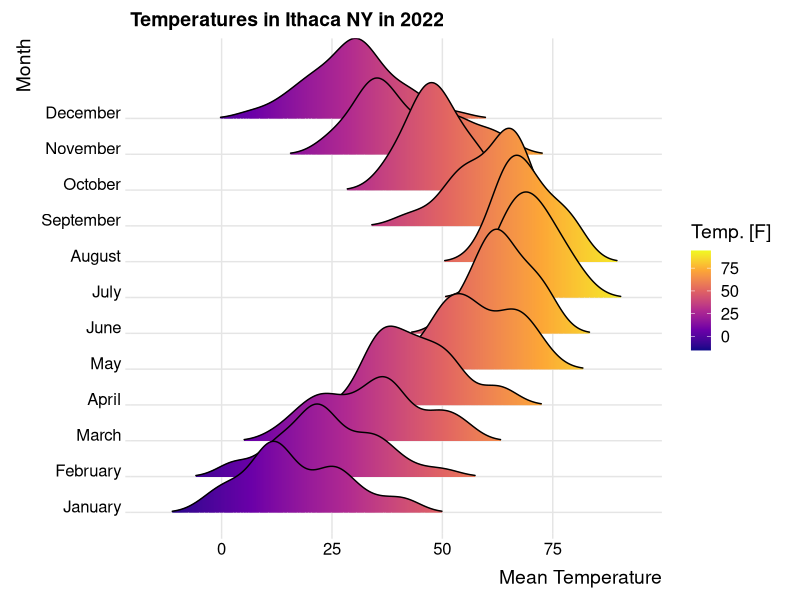
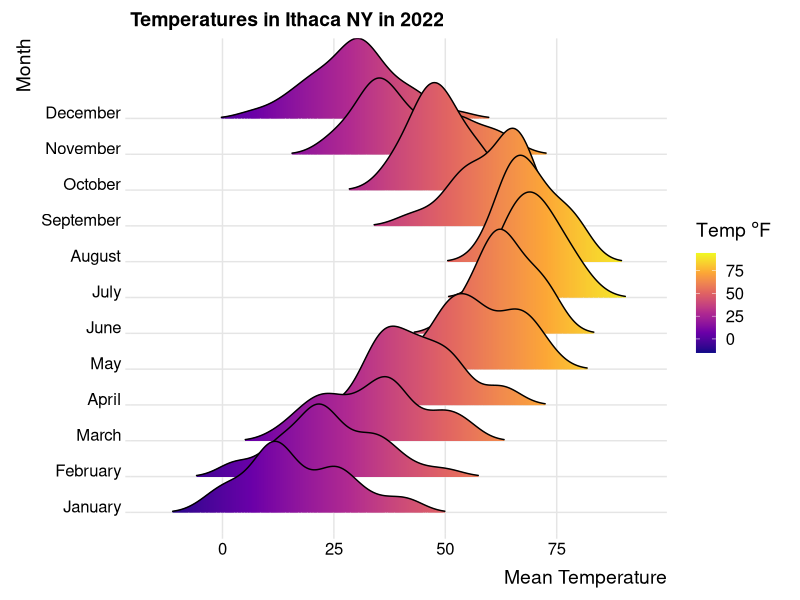

These figures' R source, in order:
library(tidyverse)
library(ggridges)

# idea and plotting code shamelessly borrowed from:
# https://cran.r-project.org/web/packages/ggridges/vignettes/introduction.html

ith_22 <- read_csv("./input_data/weather_data/2022_daily_temps.csv")

head(ith_22)


ith_22 |> 
  distinct(STATION)
# we have four stations

ith_22 |> 
  group_by(STATION) |> 
  summarize(sum(is.na(TMIN)), sum(is.na(TMAX)))

# only the last station has no missing data (I think this is Cornell, but maybe the airport)

# choose it to keep things simple

# filter it and calculate mean temp

ith_weather <- ith_22 |> 
  filter(STATION == "USC00304174") |> 
  transmute(
    STATION, 
    DATE, 
    mean_temp = rowMeans(across(c(TMAX, TMIN))), 
    month = lubridate::month(DATE, label = T, abbr = F))


ggplot(ith_weather, aes(x = mean_temp, y = month, fill = stat(x))) +
  geom_density_ridges_gradient(scale = 3, rel_min_height = 0.01) +
  scale_fill_viridis_c(name = "Temp. [F]", option = "C") +
  labs(title = 'Temperatures in Ithaca NY in 2022') + 
  theme_ridges() + 
  ylab("Month") + 
  xlab("Mean Temperature")


ggplot(ith_weather, aes(x = mean_temp, y = month, fill = stat(x))) +
  geom_density_ridges_gradient(scale = 3, rel_min_height = 0.01) +
  # NOTE USE OF EXPRESSION BELOW
  scale_fill_viridis_c(name =  expression(Temp ~ degree*F), option = "C") +
  labs(title = 'Temperatures in Ithaca NY in 2022') + 
  theme_ridges() + 
  ylab("Month") + 
  xlab("Mean Temperature")


# stat(x) is apparently necessary
# ggplot(ith_weather, aes(x = mean_temp, y = month, fill = stat(y))) +
#   geom_density_ridges_gradient(scale = 3, rel_min_height = 0.01) +
#   scale_fill_viridis_c(name = "Temp. [F]", option = "C") +
#   labs(title = 'Temperatures in Ithaca NY in 2022')
